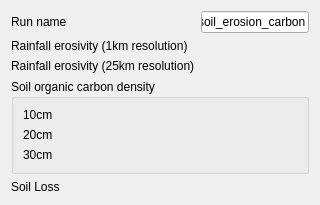
                            <widget class="QWidget" name="CARBON_SOIL_EROSION_">
                              <layout class="QFormLayout" name="formLayout_9">
                                <item row="0" column="0">
                                  <widget class="QLabel" name="label_58">
                                    <property name="text">
                                      <string>Run name</string>
                                    </property>
                                  </widget>
                                </item>
                                <item row="0" column="1">
                                  <widget class="QLineEdit" name="run_name_2">
                                    <property name="text">
                                      <string>soil_erosion_carbon</string>
                                    </property>
                                  </widget>
                                </item>
                                <item row="1" column="0">
                                  <widget class="QLabel" name="label_72">
                                    <property name="text">
                                      <string>Rainfall erosivity (1km resolution)</string>
                                    </property>
                                  </widget>
                                </item>
                                <item row="1" column="1">
                                  <widget class="QgsFileWidget" name="R_factor_1km_">
                                    <property name="filter">
                                      <string>Geotiff (*.tiff *.tif);; All Files (*.*)</string>
                                    </property>
                                  </widget>
                                </item>
                                <item row="2" column="0">
                                  <widget class="QLabel" name="label_73">
                                    <property name="text">
                                      <string>Rainfall erosivity (25km resolution)</string>
                                    </property>
                                  </widget>
                                </item>
                                <item row="2" column="1">
                                  <widget class="QgsFileWidget" name="R_factor_25km_">
                                    <property name="filter">
                                      <string>Geotiff (*.tiff *.tif);; All Files (*.*)</string>
                                    </property>
                                  </widget>
                                </item>
                                <item row="3" column="0" colspan="2">
                                  <widget class="QGroupBox" name="groupBox_7">
                                    <property name="title">
                                      <string>Soil organic carbon density</string>
                                    </property>
                                    <layout class="QFormLayout" name="formLayout_31">
                                      <item row="0" column="0">
                                        <widget class="QLabel" name="label_74">
                                          <property name="text">
                                            <string>10cm</string>
                                          </property>
                                        </widget>
                                      </item>
                                      <item row="0" column="1">
                                        <widget class="QgsFileWidget" name="soil_carbon_10cm_">
                                          <property name="filter">
                                            <string>Geotiff (*.tiff *.tif);; All Files (*.*)</string>
                                          </property>
                                        </widget>
                                      </item>
                                      <item row="1" column="0">
                                        <widget class="QLabel" name="label_75">
                                          <property name="text">
                                            <string>20cm</string>
                                          </property>
                                        </widget>
                                      </item>
                                      <item row="1" column="1">
                                        <widget class="QgsFileWidget" name="soil_carbon_20cm_">
                                          <property name="filter">
                                            <string>Geotiff (*.tiff *.tif);; All Files (*.*)</string>
                                          </property>
                                        </widget>
                                      </item>
                                      <item row="2" column="0">
                                        <widget class="QLabel" name="label_76">
                                          <property name="text">
                                            <string>30cm</string>
                                          </property>
                                        </widget>
                                      </item>
                                      <item row="2" column="1">
                                        <widget class="QgsFileWidget" name="soil_carbon_30cm_">
                                          <property name="filter">
                                            <string>Geotiff (*.tiff *.tif);; All Files (*.*)</string>
                                          </property>
                                        </widget>
                                      </item>
                                    </layout>
                                  </widget>
                                </item>
                                <item row="4" column="0">
                                  <widget class="QLabel" name="label_77">
                                    <property name="text">
                                      <string>Soil Loss</string>
                                    </property>
                                  </widget>
                                </item>
                                <item row="4" column="1">
                                  <widget class="QgsFileWidget" name="soil_loss_">
                                    <property name="filter">
                                      <string>Geotiff (*.tiff *.tif);; All Files (*.*)</string>
                                    </property>
                                  </widget>
                                </item>
                              </layout>
                            </widget>
